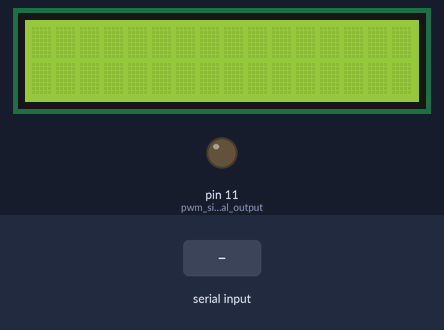
A program run on a simulated Arduino Uno, built with avr-gcc and run on an emulated ATmega328P. Parts: 16×2 character LCD, output pins drawn as LEDs (lit = HIGH). The inputs (shaded band) are chosen by the test bench.

Above: at 1.2 s.
1.3 s: byte 30 received over Serial
At 2.1 s:
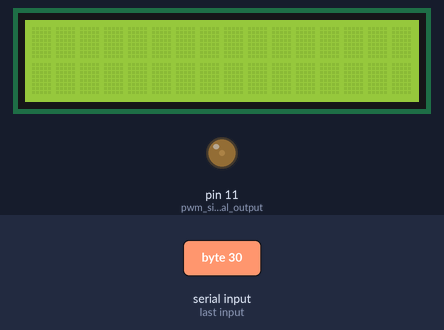
2.8 s: byte 90 received over Serial
At 3.3 s:
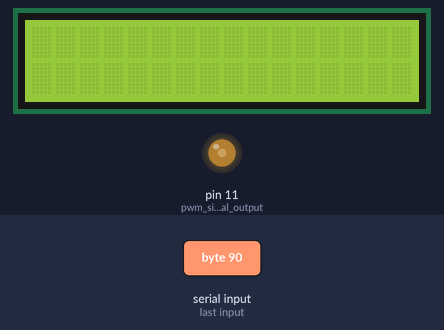
Timing chart, 0 to 5.8 s (numbered marks = the images above; inputs shaded):
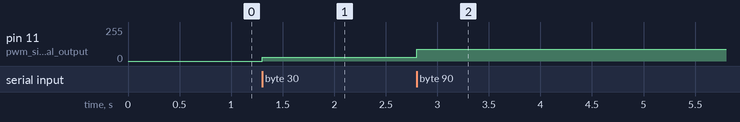

Measured:
- after the input at 1.3 s, pin 11 (pwm_signal_output): 0/255 → 30/255 at once
- after the input at 2.8 s, pin 11 (pwm_signal_output): 30/255 → 90/255 at once

The program:

main.cpp
```cpp
#include <Arduino.h>
#include <LiquidCrystal.h>

const int rs = 9, en = 8, d4 = 5, d5 = 4, d6 = 3, d7 = 2;
LiquidCrystal lcd(rs, en, d4, d5, d6, d7);

//int adc;
int flag = 0;
int duty;

void timer_initial(){
  cli();
  // TCCR1A = 0;
  // TCCR1B = 0;
  TCNT2 = 0;
  OCR2A = 10;


  TCCR2A=(1<<WGM20)|(1<<WGM21)|(1<<COM2A0)|(1<<COM2A1); //set on comapre match
  TCCR2B = (2<<CS20)|(0<<WGM22); //fast pwm   prescale = 8
  TIMSK2|=(1<<OCIE2A);

  sei();
}

ISR(TIMER2_COMPA_vect) {
  OCR2A = 255 - duty;
}


void setup() {
  // put your setup code here, to run once:
  pinMode(A0, INPUT);
  pinMode(11, OUTPUT); //pwm signal output
  Serial.begin(9600);

  timer_initial();
  lcd.begin(16, 2);


}

void loop() {
  // put your main code here, to run repeatedly:

  if(Serial.available()){
    duty = Serial.read();
  }


}
```
